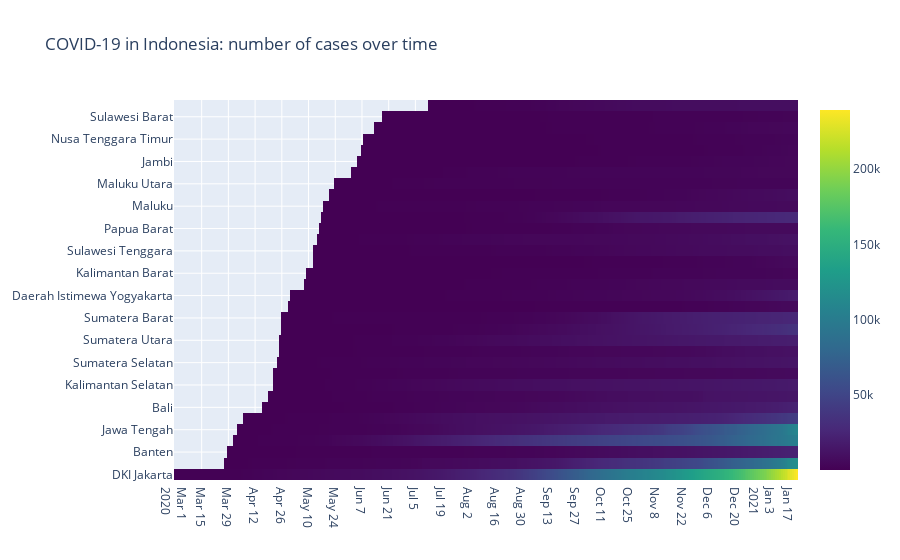

Notebook source saved alongside this figure:
### Code cell
heatmap = data[(data[ColumnsData.cases] >= 100)].sort_values([ColumnsData.date, ColumnsData.province])
vis_hmap = go.Figure(data=go.Heatmap(
    z=heatmap[ColumnsData.cases],
    x=heatmap[ColumnsData.date],
    y=heatmap[ColumnsData.province],
    colorscale='Viridis'))

vis_hmap.update_layout(
    title='COVID-19 in Indonesia: number of cases over time', xaxis_nticks=45)

vis_hmap.show()

### Figure 1 — Plotly figure (JSON) as saved in the notebook; plotly's stock layout.template omitted (floating-point values rounded to 4 significant figures; data arrays with more than 128 entries replaced by an {"elided": "..."} marker saying what was removed)
{"data": [{"colorscale": [[0, "#440154"], [0.1111, "#482878"], [0.2222, "#3e4989"], [0.3333, "#31688e"], [0.4444, "#26828e"], [0.5556, "#1f9e89"], [0.6667, "#35b779"], [0.7778, "#6ece58"], [0.8889, "#b5de2b"], [1, "#fde725"]], "type": "heatmap", "x": {"elided": "8881 str values"}, "y": {"elided": "8881 str values"}, "z": {"elided": "8881 int values"}}], "layout": {"autosize": true, "title": {"text": "COVID-19 in Indonesia: number of cases over time"}, "xaxis": {"autorange": true, "nticks": 45, "range": ["2020-02-29 12:00", "2021-01-21 12:00"], "type": "date"}, "yaxis": {"autorange": true, "range": [-0.5, 33.5], "type": "category"}}}
